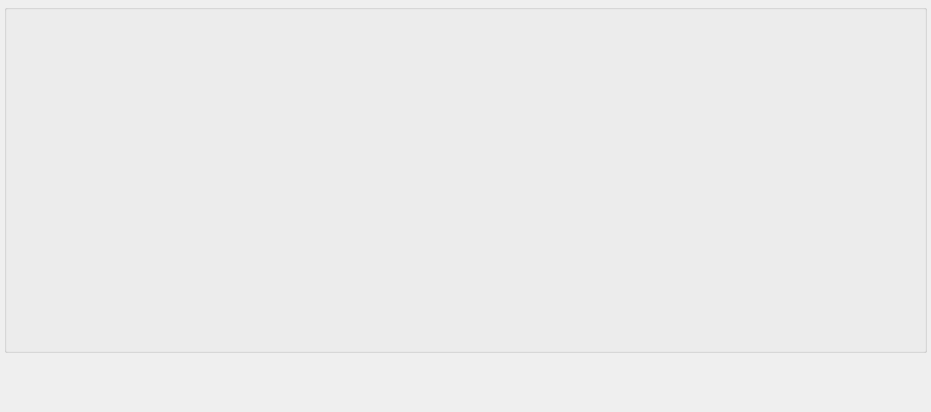
<?xml version="1.0" encoding="UTF-8"?>
<ui version="4.0">
 <class>edittrackdialogClass</class>
 <widget class="QDialog" name="edittrackdialogClass">
  <property name="geometry">
   <rect>
    <x>0</x>
    <y>0</y>
    <width>931</width>
    <height>412</height>
   </rect>
  </property>
  <property name="windowTitle">
   <string>Edit Track</string>
  </property>
  <property name="windowIcon">
   <iconset resource="../resources.qrc">
    <normaloff>:/devices48/resources/tr48x48-0016.png</normaloff>:/devices48/resources/tr48x48-0016.png</iconset>
  </property>
  <layout class="QVBoxLayout" name="verticalLayout">
   <property name="spacing">
    <number>0</number>
   </property>
   <property name="margin">
    <number>4</number>
   </property>
   <item>
    <widget class="QGroupBox" name="groupBox">
     <property name="title">
      <string/>
     </property>
     <layout class="QVBoxLayout" name="verticalLayout_2">
      <property name="spacing">
       <number>0</number>
      </property>
      <property name="margin">
       <number>0</number>
      </property>
      <item>
       <widget class="EditTrack" name="editor" native="true">
        <property name="minimumSize">
         <size>
          <width>0</width>
          <height>340</height>
         </size>
        </property>
       </widget>
      </item>
     </layout>
    </widget>
   </item>
   <item>
    <spacer name="verticalSpacer">
     <property name="orientation">
      <enum>Qt::Vertical</enum>
     </property>
     <property name="sizeHint" stdset="0">
      <size>
       <width>20</width>
       <height>2</height>
      </size>
     </property>
    </spacer>
   </item>
   <item>
    <widget class="Fkeys" name="fkeys" native="true">
     <property name="sizePolicy">
      <sizepolicy hsizetype="Preferred" vsizetype="Fixed">
       <horstretch>0</horstretch>
       <verstretch>0</verstretch>
      </sizepolicy>
     </property>
     <property name="minimumSize">
      <size>
       <width>0</width>
       <height>54</height>
      </size>
     </property>
     <property name="maximumSize">
      <size>
       <width>16777215</width>
       <height>54</height>
      </size>
     </property>
    </widget>
   </item>
  </layout>
 </widget>
 <customwidgets>
  <customwidget>
   <class>Fkeys</class>
   <extends>QWidget</extends>
   <header>fkeys.h</header>
  </customwidget>
  <customwidget>
   <class>EditTrack</class>
   <extends>QWidget</extends>
   <header>edittrack.h</header>
   <container>1</container>
  </customwidget>
 </customwidgets>
 <resources>
  <include location="../../resources.qrc"/>
 </resources>
 <connections/>
</ui>
